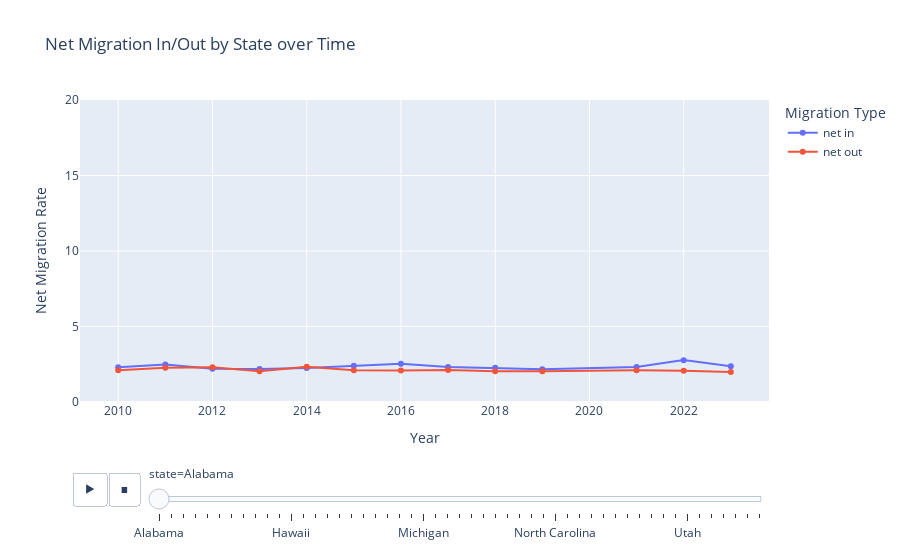

Notebook code cell kept with this figure:
### Code cell
df_long = mig_rates.query('year > 2009').melt(
    id_vars=["state", "year"],
    value_vars=["net in", "net out"],
    var_name="direction",
    value_name="rate"
)

fig = px.line(
    df_long,
    x="year",
    y="rate",
    color="direction",
    animation_frame="state", 
    title="Net Migration In/Out by State over Time",
    markers=True
)

fig.update_layout(
    xaxis=dict(title="Year"),
    yaxis=dict(title="Net Migration Rate"),
    transition={"duration": 500},
    legend_title_text="Migration Type",
    yaxis_range=[0, 20]
)

fig.show()

### Figure 1 — Plotly figure (JSON) as saved in the notebook; plotly's stock layout.template omitted (floating-point values rounded to 4 significant figures)
{"data": [{"hovertemplate": "direction=net in<br>state=Alabama<br>year=%{x}<br>rate=%{y}<extra></extra>", "legendgroup": "net in", "line": {"color": "#636efa", "dash": "solid"}, "marker": {"symbol": "circle"}, "mode": "lines+markers", "name": "net in", "orientation": "v", "showlegend": true, "type": "scatter", "x": [2010, 2011, 2012, 2013, 2014, 2015, 2016, 2017, 2018, 2019, 2021, 2022, 2023], "xaxis": "x", "y": [2.299, 2.481, 2.195, 2.177, 2.252, 2.392, 2.541, 2.32, 2.262, 2.161, 2.318, 2.773, 2.361], "yaxis": "y"}, {"hovertemplate": "direction=net out<br>state=Alabama<br>year=%{x}<br>rate=%{y}<extra></extra>", "legendgroup": "net out", "line": {"color": "#EF553B", "dash": "solid"}, "marker": {"symbol": "circle"}, "mode": "lines+markers", "name": "net out", "orientation": "v", "showlegend": true, "type": "scatter", "x": [2010, 2011, 2012, 2013, 2014, 2015, 2016, 2017, 2018, 2019, 2021, 2022, 2023], "xaxis": "x", "y": [2.108, 2.263, 2.297, 2.043, 2.335, 2.111, 2.093, 2.116, 2.043, 2.043, 2.104, 2.07, 1.985], "yaxis": "y"}], "layout": {"legend": {"title": {"text": "Migration Type"}, "tracegroupgap": 0}, "sliders": [{"active": 0, "currentvalue": {"prefix": "state="}, "len": 0.9, "pad": {"b": 10, "t": 60}, "steps": [{"args": [["Alabama"], {"frame": {"duration": 0, "redraw": false}, "fromcurrent": true, "mode": "immediate", "transition": {"duration": 0, "easing": "linear"}}], "label": "Alabama", "method": "animate"}, {"args": [["Alaska"], {"frame": {"duration": 0, "redraw": false}, "fromcurrent": true, "mode": "immediate", "transition": {"duration": 0, "easing": "linear"}}], "label": "Alaska", "method": "animate"}, {"args": [["Arizona"], {"frame": {"duration": 0, "redraw": false}, "fromcurrent": true, "mode": "immediate", "transition": {"duration": 0, "easing": "linear"}}], "label": "Arizona", "method": "animate"}, {"args": [["Arkansas"], {"frame": {"duration": 0, "redraw": false}, "fromcurrent": true, "mode": "immediate", "transition": {"duration": 0, "easing": "linear"}}], "label": "Arkansas", "method": "animate"}, {"args": [["California"], {"frame": {"duration": 0, "redraw": false}, "fromcurrent": true, "mode": "immediate", "transition": {"duration": 0, "easing": "linear"}}], "label": "California", "method": "animate"}, {"args": [["Colorado"], {"frame": {"duration": 0, "redraw": false}, "fromcurrent": true, "mode": "immediate", "transition": {"duration": 0, "easing": "linear"}}], "label": "Colorado", "method": "animate"}, {"args": [["Connecticut"], {"frame": {"duration": 0, "redraw": false}, "fromcurrent": true, "mode": "immediate", "transition": {"duration": 0, "easing": "linear"}}], "label": "Connecticut", "method": "animate"}, {"args": [["Delaware"], {"frame": {"duration": 0, "redraw": false}, "fromcurrent": true, "mode": "immediate", "transition": {"duration": 0, "easing": "linear"}}], "label": "Delaware", "method": "animate"}, {"args": [["District of Columbia "], {"frame": {"duration": 0, "redraw": false}, "fromcurrent": true, "mode": "immediate", "transition": {"duration": 0, "easing": "linear"}}], "label": "District of Columbia ", "method": "animate"}, {"args": [["Florida"], {"frame": {"duration": 0, "redraw": false}, "fromcurrent": true, "mode": "immediate", "transition": {"duration": 0, "easing": "linear"}}], "label": "Florida", "method": "animate"}, {"args": [["Georgia"], {"frame": {"duration": 0, "redraw": false}, "fromcurrent": true, "mode": "immediate", "transition": {"duration": 0, "easing": "linear"}}], "label": "Georgia", "method": "animate"}, {"args": [["Hawaii"], {"frame": {"duration": 0, "redraw": false}, "fromcurrent": true, "mode": "immediate", "transition": {"duration": 0, "easing": "linear"}}], "label": "Hawaii", "method": "animate"}, {"args": [["Idaho"], {"frame": {"duration": 0, "redraw": false}, "fromcurrent": true, "mode": "immediate", "transition": {"duration": 0, "easing": "linear"}}], "label": "Idaho", "method": "animate"}, {"args": [["Illinois"], {"frame": {"duration": 0, "redraw": false}, "fromcurrent": true, "mode": "immediate", "transition": {"duration": 0, "easing": "linear"}}], "label": "Illinois", "method": "animate"}, {"args": [["Indiana"], {"frame": {"duration": 0, "redraw": false}, "fromcurrent": true, "mode": "immediate", "transition": {"duration": 0, "easing": "linear"}}], "label": "Indiana", "method": "animate"}, {"args": [["Iowa"], {"frame": {"duration": 0, "redraw": false}, "fromcurrent": true, "mode": "immediate", "transition": {"duration": 0, "easing": "linear"}}], "label": "Iowa", "method": "animate"}, {"args": [["Kansas"], {"frame": {"duration": 0, "redraw": false}, "fromcurrent": true, "mode": "immediate", "transition": {"duration": 0, "easing": "linear"}}], "label": "Kansas", "method": "animate"}, {"args": [["Kentucky"], {"frame": {"duration": 0, "redraw": false}, "fromcurrent": true, "mode": "immediate", "transition": {"duration": 0, "easing": "linear"}}], "label": "Kentucky", "method": "animate"}, {"args": [["Louisiana"], {"frame": {"duration": 0, "redraw": false}, "fromcurrent": true, "mode": "immediate", "transition": {"duration": 0, "easing": "linear"}}], "label": "Louisiana", "method": "animate"}, {"args": [["Maine"], {"frame": {"duration": 0, "redraw": false}, "fromcurrent": true, "mode": "immediate", "transition": {"duration": 0, "easing": "linear"}}], "label": "Maine", "method": "animate"}, {"args": [["Maryland"], {"frame": {"duration": 0, "redraw": false}, "fromcurrent": true, "mode": "immediate", "transition": {"duration": 0, "easing": "linear"}}], "label": "Maryland", "method": "animate"}, {"args": [["Massachusetts"], {"frame": {"duration": 0, "redraw": false}, "fromcurrent": true, "mode": "immediate", "transition": {"duration": 0, "easing": "linear"}}], "label": "Massachusetts", "method": "animate"}, {"args": [["Michigan"], {"frame": {"duration": 0, "redraw": false}, "fromcurrent": true, "mode": "immediate", "transition": {"duration": 0, "easing": "linear"}}], "label": "Michigan", "method": "animate"}, {"args": [["Minnesota"], {"frame": {"duration": 0, "redraw": false}, "fromcurrent": true, "mode": "immediate", "transition": {"duration": 0, "easing": "linear"}}], "label": "Minnesota", "method": "animate"}, {"args": [["Mississippi"], {"frame": {"duration": 0, "redraw": false}, "fromcurrent": true, "mode": "immediate", "transition": {"duration": 0, "easing": "linear"}}], "label": "Mississippi", "method": "animate"}, {"args": [["Missouri"], {"frame": {"duration": 0, "redraw": false}, "fromcurrent": true, "mode": "immediate", "transition": {"duration": 0, "easing": "linear"}}], "label": "Missouri", "method": "animate"}, {"args": [["Montana"], {"frame": {"duration": 0, "redraw": false}, "fromcurrent": true, "mode": "immediate", "transition": {"duration": 0, "easing": "linear"}}], "label": "Montana", "method": "animate"}, {"args": [["Nebraska"], {"frame": {"duration": 0, "redraw": false}, "fromcurrent": true, "mode": "immediate", "transition": {"duration": 0, "easing": "linear"}}], "label": "Nebraska", "method": "animate"}, {"args": [["Nevada"], {"frame": {"duration": 0, "redraw": false}, "fromcurrent": true, "mode": "immediate", "transition": {"duration": 0, "easing": "linear"}}], "label": "Nevada", "method": "animate"}, {"args": [["New Hampshire"], {"frame": {"duration": 0, "redraw": false}, "fromcurrent": true, "mode": "immediate", "transition": {"duration": 0, "easing": "linear"}}], "label": "New Hampshire", "method": "animate"}, {"args": [["New Jersey"], {"frame": {"duration": 0, "redraw": false}, "fromcurrent": true, "mode": "immediate", "transition": {"duration": 0, "easing": "linear"}}], "label": "New Jersey", "method": "animate"}, {"args": [["New Mexico"], {"frame": {"duration": 0, "redraw": false}, "fromcurrent": true, "mode": "immediate", "transition": {"duration": 0, "easing": "linear"}}], "label": "New Mexico", "method": "animate"}, {"args": [["New York"], {"frame": {"duration": 0, "redraw": false}, "fromcurrent": true, "mode": "immediate", "transition": {"duration": 0, "easing": "linear"}}], "label": "New York", "method": "animate"}, {"args": [["North Carolina"], {"frame": {"duration": 0, "redraw": false}, "fromcurrent": true, "mode": "immediate", "transition": {"duration": 0, "easing": "linear"}}], "label": "North Carolina", "method": "animate"}, {"args": [["North Dakota"], {"frame": {"duration": 0, "redraw": false}, "fromcurrent": true, "mode": "immediate", "transition": {"duration": 0, "easing": "linear"}}], "label": "North Dakota", "method": "animate"}, {"args": [["Ohio"], {"frame": {"duration": 0, "redraw": false}, "fromcurrent": true, "mode": "immediate", "transition": {"duration": 0, "easing": "linear"}}], "label": "Ohio", "method": "animate"}, {"args": [["Oklahoma"], {"frame": {"duration": 0, "redraw": false}, "fromcurrent": true, "mode": "immediate", "transition": {"duration": 0, "easing": "linear"}}], "label": "Oklahoma", "method": "animate"}, {"args": [["Oregon"], {"frame": {"duration": 0, "redraw": false}, "fromcurrent": true, "mode": "immediate", "transition": {"duration": 0, "easing": "linear"}}], "label": "Oregon", "method": "animate"}, {"args": [["Pennsylvania"], {"frame": {"duration": 0, "redraw": false}, "fromcurrent": true, "mode": "immediate", "transition": {"duration": 0, "easing": "linear"}}], "label": "Pennsylvania", "method": "animate"}, {"args": [["Rhode Island"], {"frame": {"duration": 0, "redraw": false}, "fromcurrent": true, "mode": "immediate", "transition": {"duration": 0, "easing": "linear"}}], "label": "Rhode Island", "method": "animate"}, {"args": [["South Carolina"], {"frame": {"duration": 0, "redraw": false}, "fromcurrent": true, "mode": "immediate", "transition": {"duration": 0, "easing": "linear"}}], "label": "South Carolina", "method": "animate"}, {"args": [["South Dakota"], {"frame": {"duration": 0, "redraw": false}, "fromcurrent": true, "mode": "immediate", "transition": {"duration": 0, "easing": "linear"}}], "label": "South Dakota", "method": "animate"}, {"args": [["Tennessee"], {"frame": {"duration": 0, "redraw": false}, "fromcurrent": true, "mode": "immediate", "transition": {"duration": 0, "easing": "linear"}}], "label": "Tennessee", "method": "animate"}, {"args": [["Texas"], {"frame": {"duration": 0, "redraw": false}, "fromcurrent": true, "mode": "immediate", "transition": {"duration": 0, "easing": "linear"}}], "label": "Texas", "method": "animate"}, {"args": [["Utah"], {"frame": {"duration": 0, "redraw": false}, "fromcurrent": true, "mode": "immediate", "transition": {"duration": 0, "easing": "linear"}}], "label": "Utah", "method": "animate"}, {"args": [["Vermont"], {"frame": {"duration": 0, "redraw": false}, "fromcurrent": true, "mode": "immediate", "transition": {"duration": 0, "easing": "linear"}}], "label": "Vermont", "method": "animate"}, {"args": [["Virginia"], {"frame": {"duration": 0, "redraw": false}, "fromcurrent": true, "mode": "immediate", "transition": {"duration": 0, "easing": "linear"}}], "label": "Virginia", "method": "animate"}, {"args": [["Washington"], {"frame": {"duration": 0, "redraw": false}, "fromcurrent": true, "mode": "immediate", "transition": {"duration": 0, "easing": "linear"}}], "label": "Washington", "method": "animate"}, {"args": [["West Virginia"], {"frame": {"duration": 0, "redraw": false}, "fromcurrent": true, "mode": "immediate", "transition": {"duration": 0, "easing": "linear"}}], "label": "West Virginia", "method": "animate"}, {"args": [["Wisconsin"], {"frame": {"duration": 0, "redraw": false}, "fromcurrent": true, "mode": "immediate", "transition": {"duration": 0, "easing": "linear"}}], "label": "Wisconsin", "method": "animate"}, {"args": [["Wyoming"], {"frame": {"duration": 0, "redraw": false}, "fromcurrent": true, "mode": "immediate", "transition": {"duration": 0, "easing": "linear"}}], "label": "Wyoming", "method": "animate"}], "x": 0.1, "xanchor": "left", "y": 0, "yanchor": "top"}], "title": {"text": "Net Migration In/Out by State over Time"}, "transition": {"duration": 500}, "updatemenus": [{"buttons": [{"args": [null, {"frame": {"duration": 500, "redraw": false}, "fromcurrent": true, "mode": "immediate", "transition": {"duration": 500, "easing": "linear"}}], "label": "&#9654;", "method": "animate"}, {"args": [[null], {"frame": {"duration": 0, "redraw": false}, "fromcurrent": true, "mode": "immediate", "transition": {"duration": 0, "easing": "linear"}}], "label": "&#9724;", "method": "animate"}], "direction": "left", "pad": {"r": 10, "t": 70}, "showactive": false, "type": "buttons", "x": 0.1, "xanchor": "right", "y": 0, "yanchor": "top"}], "xaxis": {"anchor": "y", "domain": [0, 1], "title": {"text": "Year"}}, "yaxis": {"anchor": "x", "domain": [0, 1], "range": [0, 20], "title": {"text": "Net Migration Rate"}}}}
